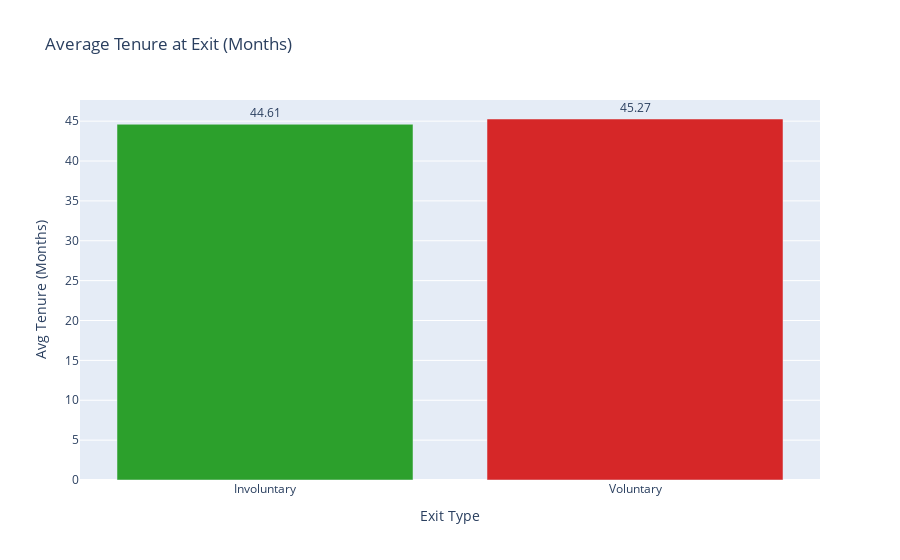

Write notebook code for a chart like this one.
### Code cell
fig_months = px.bar(
    tenure_summary,
    x="exit_type",
    y="tenure_at_exit_months",
    text="tenure_at_exit_months",
    color="exit_type",
    title="Average Tenure at Exit (Months)",
    labels={"exit_type": "Exit Type", "tenure_at_exit_months": "Avg Tenure (Months)"},
    color_discrete_sequence=["#2CA02C", "#D62728"]
)
fig_months.update_traces(textposition="outside")
fig_months.update_layout(showlegend=False)
fig_months.show()

### Figure 1 — Plotly figure (JSON) as saved in the notebook; plotly's stock layout.template omitted (floating-point values rounded to 4 significant figures)
{"data": [{"hovertemplate": "Exit Type=%{x}<br>Avg Tenure (Months)=%{text}<extra></extra>", "legendgroup": "Involuntary", "marker": {"color": "#2CA02C", "pattern": {"shape": ""}}, "name": "Involuntary", "orientation": "v", "showlegend": true, "text": [44.61], "textposition": "outside", "type": "bar", "x": ["Involuntary"], "xaxis": "x", "y": [44.61], "yaxis": "y"}, {"hovertemplate": "Exit Type=%{x}<br>Avg Tenure (Months)=%{text}<extra></extra>", "legendgroup": "Voluntary", "marker": {"color": "#D62728", "pattern": {"shape": ""}}, "name": "Voluntary", "orientation": "v", "showlegend": true, "text": [45.27], "textposition": "outside", "type": "bar", "x": ["Voluntary"], "xaxis": "x", "y": [45.27], "yaxis": "y"}], "layout": {"barmode": "relative", "legend": {"title": {"text": "Exit Type"}, "tracegroupgap": 0}, "showlegend": false, "title": {"text": "Average Tenure at Exit (Months)"}, "xaxis": {"anchor": "y", "categoryarray": ["Involuntary", "Voluntary"], "categoryorder": "array", "domain": [0, 1], "title": {"text": "Exit Type"}}, "yaxis": {"anchor": "x", "domain": [0, 1], "title": {"text": "Avg Tenure (Months)"}}}}
